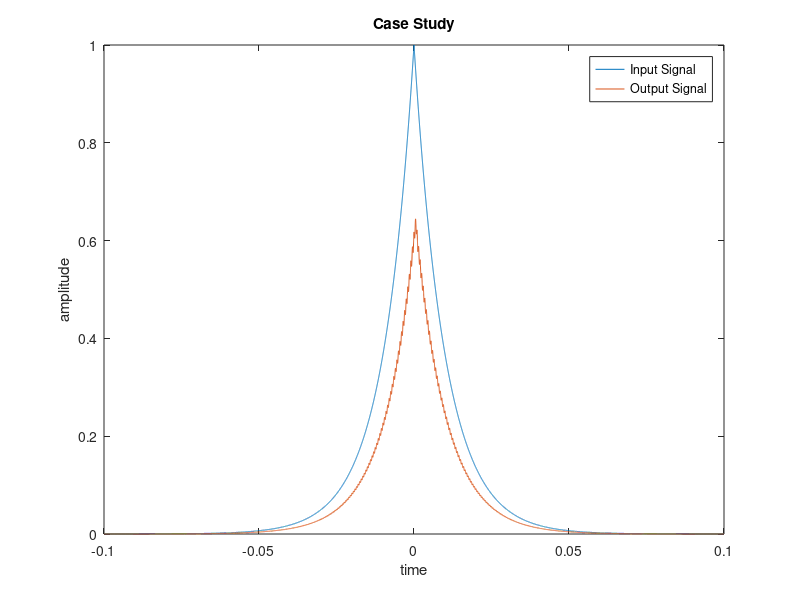
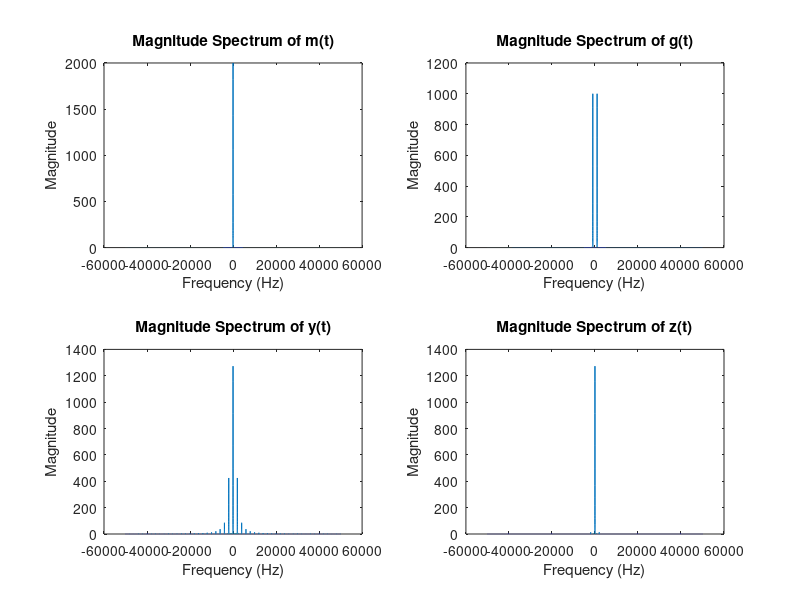

The MATLAB script that drew these images, in order:
% Define the time interval
ts = 0.00001;
t = -0.1:ts:0.1;

% Define the functions m(t) and c(t)
m = exp(-100 * abs(t));
c = cos(2 * pi * 1000 * t);

% Perform the multiplication
g = m .* c;

% Perform full-wave rectification
y = abs(g);

% Create the filter
cutoff = 1000;
[a, b] = butter(5, 2 * cutoff * ts);

% Get the output after the filter
z = filter(a, b, y);

% Plot the input and output on the same graph
figure(1)
plot(t, m, t, z);
legend('Input Signal', 'Output Signal')
xlabel('time')
ylabel('amplitude')
title('Case Study')

% Finding the FT of the signals
M = abs(fftshift(fft(m)));
G = abs(fftshift(fft(g)));
Y = abs(fftshift(fft(y)));
Z = abs(fftshift(fft(z)));

% Creating the vector for the frequency axis
f = [-length(t)/2:length(t)/2-1] / (length(t) * ts);

% Plotting all FT on one sheet, in a 2x2 matrix format
figure(2)
subplot(2, 2, 1)
plot(f, M)
title('Magnitude Spectrum of m(t)')
xlabel('Frequency (Hz)')
ylabel('Magnitude')

title('Magnitude Spectrum of m(t)')

subplot(2, 2, 2)
plot(f, G)
title('Magnitude Spectrum of g(t)')
xlabel('Frequency (Hz)')
ylabel('Magnitude')

subplot(2, 2, 3)
plot(f, Y)
title('Magnitude Spectrum of y(t)')
xlabel('Frequency (Hz)')
ylabel('Magnitude')

subplot(2, 2, 4)
plot(f, Z)
title('Magnitude Spectrum of z(t)')
xlabel('Frequency (Hz)')
ylabel('Magnitude')
